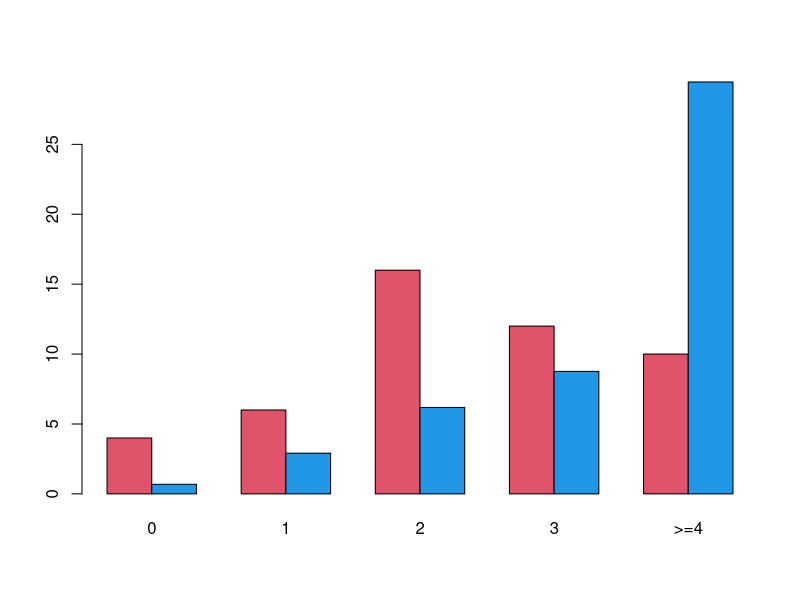

Write R code to recreate this figure.
xi <- 0:7
ni <- c(4, 6, 16, 12, 7, 2, 0, 1)

# obliczanie lambdy
lamb <- weighted.mean(ni, xi)
lamb

# ze względu na małą ilość danych trzeba zgrupować ostatnie kolumny
ni <- c(4, 6, 16, 12, 10)
names(ni) <- c(0:3, ">=4")
ni

# obliczenie prawdopodobienstwa teoretycznego
pr_teor <- c(dpois(0:3, lamb), ppois(3, lamb, lower.tail = FALSE))
pr_teor
sum(pr_teor)

test <- chisq.test(ni, p = pr_teor)
test

if (test$p.value >= 0.05) {
  cat("Potwierdzamy hipotezę H0: liczba zdobytych goli podczas meczu ma rozkład poissona") # nolint
} else {
  cat("Odrzucamy hipotezę H0")
}

m2 <- rbind(test$observed, test$expected)
barplot(m2, beside = TRUE, col = c(2, 4))

# NOTE:
# rozkład poissona
# prawdopodobienstwo teoretyczne i empiryczne
# test chisq
